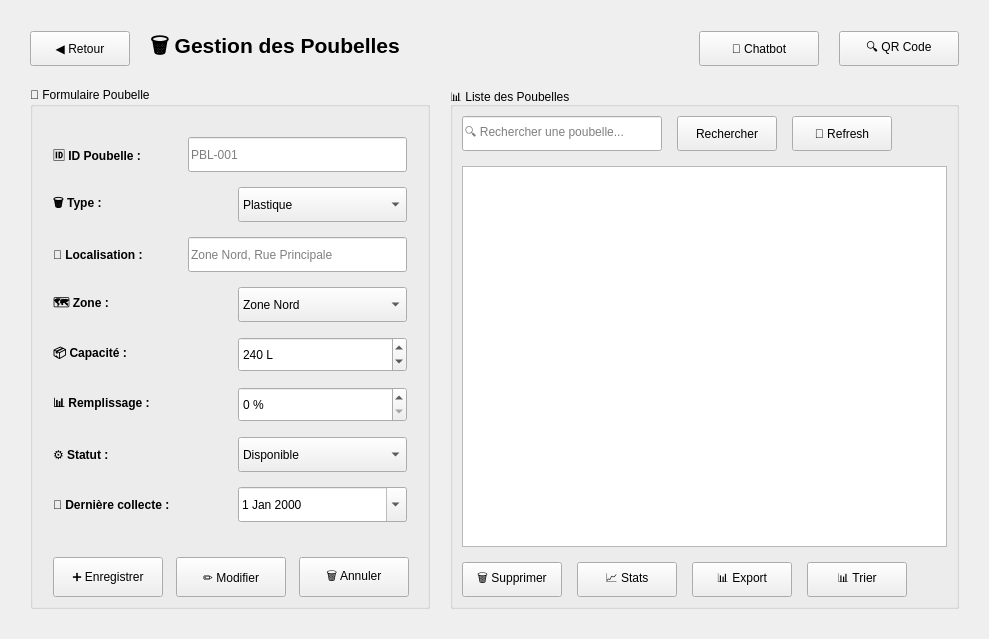
      <widget class="QWidget" name="pagePoubelles">
       <layout class="QVBoxLayout" name="layoutPoubelles">
        <property name="spacing">
         <number>20</number>
        </property>
        <property name="leftMargin">
         <number>30</number>
        </property>
        <property name="topMargin">
         <number>30</number>
        </property>
        <property name="rightMargin">
         <number>30</number>
        </property>
        <property name="bottomMargin">
         <number>30</number>
        </property>
        <item>
         <layout class="QHBoxLayout" name="headerPoubelles">
          <item>
           <widget class="QPushButton" name="btnRetourPoubelles">
            <property name="minimumSize">
             <size>
              <width>100</width>
              <height>35</height>
             </size>
            </property>
            <property name="text">
             <string>◀ Retour</string>
            </property>
           </widget>
          </item>
          <item>
           <widget class="QLabel" name="labelTitlePoubelles">
            <property name="font">
             <font>
              <pointsize>16</pointsize>
              <bold>true</bold>
             </font>
            </property>
            <property name="text">
             <string>🗑️ Gestion des Poubelles</string>
            </property>
           </widget>
          </item>
          <item>
           <spacer name="headerSpacerPoubelles">
            <property name="orientation">
             <enum>Qt::Orientation::Horizontal</enum>
            </property>
            <property name="sizeHint" stdset="0">
             <size>
              <width>40</width>
              <height>20</height>
             </size>
            </property>
           </spacer>
          </item>
          <item>
           <widget class="QPushButton" name="btnChatbotPoubelles">
            <property name="minimumSize">
             <size>
              <width>120</width>
              <height>35</height>
             </size>
            </property>
            <property name="text">
             <string>🤖 Chatbot</string>
            </property>
           </widget>
          </item>
          <item>
           <widget class="QPushButton" name="btnQRCode">
            <property name="minimumSize">
             <size>
              <width>120</width>
              <height>35</height>
             </size>
            </property>
            <property name="text">
             <string>🔍 QR Code</string>
            </property>
           </widget>
          </item>
         </layout>
        </item>
        <item>
         <layout class="QHBoxLayout" name="contentPoubelles">
          <property name="spacing">
           <number>20</number>
          </property>
          <item>
           <widget class="QGroupBox" name="groupBoxPoubelles">
            <property name="minimumSize">
             <size>
              <width>400</width>
              <height>0</height>
             </size>
            </property>
            <property name="maximumSize">
             <size>
              <width>400</width>
              <height>16777215</height>
             </size>
            </property>
            <property name="title">
             <string>📝 Formulaire Poubelle</string>
            </property>
            <layout class="QVBoxLayout" name="formLayoutPoubelles">
             <property name="spacing">
              <number>15</number>
             </property>
             <property name="leftMargin">
              <number>20</number>
             </property>
             <property name="topMargin">
              <number>30</number>
             </property>
             <property name="rightMargin">
              <number>20</number>
             </property>
             <item>
              <layout class="QHBoxLayout" name="layoutIdPoubelle">
               <item>
                <widget class="QLabel" name="labelIdPoubelle">
                 <property name="minimumSize">
                  <size>
                   <width>120</width>
                   <height>30</height>
                  </size>
                 </property>
                 <property name="font">
                  <font>
                   <bold>true</bold>
                  </font>
                 </property>
                 <property name="text">
                  <string>🆔 ID Poubelle :</string>
                 </property>
                </widget>
               </item>
               <item>
                <widget class="QLineEdit" name="idPoubelle">
                 <property name="minimumSize">
                  <size>
                   <width>0</width>
                   <height>35</height>
                  </size>
                 </property>
                 <property name="placeholderText">
                  <string>PBL-001</string>
                 </property>
                </widget>
               </item>
              </layout>
             </item>
             <item>
              <layout class="QHBoxLayout" name="layoutTypePoubelle">
               <item>
                <widget class="QLabel" name="labelTypePoubelle">
                 <property name="minimumSize">
                  <size>
                   <width>120</width>
                   <height>30</height>
                  </size>
                 </property>
                 <property name="font">
                  <font>
                   <bold>true</bold>
                  </font>
                 </property>
                 <property name="text">
                  <string>🗑️ Type :</string>
                 </property>
                </widget>
               </item>
               <item>
                <widget class="QComboBox" name="typePoubelle">
                 <property name="minimumSize">
                  <size>
                   <width>0</width>
                   <height>35</height>
                  </size>
                 </property>
                 <item>
                  <property name="text">
                   <string>Plastique</string>
                  </property>
                 </item>
                 <item>
                  <property name="text">
                   <string>Verre</string>
                  </property>
                 </item>
                 <item>
                  <property name="text">
                   <string>Papier</string>
                  </property>
                 </item>
                 <item>
                  <property name="text">
                   <string>Métal</string>
                  </property>
                 </item>
                 <item>
                  <property name="text">
                   <string>Déchets organiques</string>
                  </property>
                 </item>
                 <item>
                  <property name="text">
                   <string>Déchets généraux</string>
                  </property>
                 </item>
                </widget>
               </item>
              </layout>
             </item>
             <item>
              <layout class="QHBoxLayout" name="layoutLocalisationPoubelle">
               <item>
                <widget class="QLabel" name="labelLocalisationPoubelle">
                 <property name="minimumSize">
                  <size>
                   <width>120</width>
                   <height>30</height>
                  </size>
                 </property>
                 <property name="font">
                  <font>
                   <bold>true</bold>
                  </font>
                 </property>
                 <property name="text">
                  <string>📍 Localisation :</string>
                 </property>
                </widget>
               </item>
               <item>
                <widget class="QLineEdit" name="localisationPoubelle">
                 <property name="minimumSize">
                  <size>
                   <width>0</width>
                   <height>35</height>
                  </size>
                 </property>
                 <property name="placeholderText">
                  <string>Zone Nord, Rue Principale</string>
                 </property>
                </widget>
               </item>
              </layout>
             </item>
             <item>
              <layout class="QHBoxLayout" name="layoutZonePoubelle">
               <item>
                <widget class="QLabel" name="labelZonePoubelle">
                 <property name="minimumSize">
                  <size>
                   <width>120</width>
                   <height>30</height>
                  </size>
                 </property>
                 <property name="font">
                  <font>
                   <bold>true</bold>
                  </font>
                 </property>
                 <property name="text">
                  <string>🗺️ Zone :</string>
                 </property>
                </widget>
               </item>
               <item>
                <widget class="QComboBox" name="zonePoubelle">
                 <property name="minimumSize">
                  <size>
                   <width>0</width>
                   <height>35</height>
                  </size>
                 </property>
                 <item>
                  <property name="text">
                   <string>Zone Nord</string>
                  </property>
                 </item>
                 <item>
                  <property name="text">
                   <string>Zone Sud</string>
                  </property>
                 </item>
                 <item>
                  <property name="text">
                   <string>Zone Est</string>
                  </property>
                 </item>
                 <item>
                  <property name="text">
                   <string>Zone Ouest</string>
                  </property>
                 </item>
                 <item>
                  <property name="text">
                   <string>Centre</string>
                  </property>
                 </item>
                </widget>
               </item>
              </layout>
             </item>
             <item>
              <layout class="QHBoxLayout" name="layoutCapacitePoubelle">
               <item>
                <widget class="QLabel" name="labelCapacitePoubelle">
                 <property name="minimumSize">
                  <size>
                   <width>120</width>
                   <height>30</height>
                  </size>
                 </property>
                 <property name="font">
                  <font>
                   <bold>true</bold>
                  </font>
                 </property>
                 <property name="text">
                  <string>📦 Capacité :</string>
                 </property>
                </widget>
               </item>
               <item>
                <widget class="QSpinBox" name="capacitePoubelle">
                 <property name="minimumSize">
                  <size>
                   <width>0</width>
                   <height>35</height>
                  </size>
                 </property>
                 <property name="suffix">
                  <string> L</string>
                 </property>
                 <property name="maximum">
                  <number>5000</number>
                 </property>
                 <property name="value">
                  <number>240</number>
                 </property>
                </widget>
               </item>
              </layout>
             </item>
             <item>
              <layout class="QHBoxLayout" name="layoutRemplissagePoubelle">
               <item>
                <widget class="QLabel" name="labelRemplissagePoubelle">
                 <property name="minimumSize">
                  <size>
                   <width>120</width>
                   <height>30</height>
                  </size>
                 </property>
                 <property name="font">
                  <font>
                   <bold>true</bold>
                  </font>
                 </property>
                 <property name="text">
                  <string>📊 Remplissage :</string>
                 </property>
                </widget>
               </item>
               <item>
                <widget class="QSpinBox" name="remplissagePoubelle">
                 <property name="minimumSize">
                  <size>
                   <width>0</width>
                   <height>35</height>
                  </size>
                 </property>
                 <property name="suffix">
                  <string> %</string>
                 </property>
                 <property name="maximum">
                  <number>100</number>
                 </property>
                 <property name="value">
                  <number>0</number>
                 </property>
                </widget>
               </item>
              </layout>
             </item>
             <item>
              <layout class="QHBoxLayout" name="layoutStatutPoubelle">
               <item>
                <widget class="QLabel" name="labelStatutPoubelle">
                 <property name="minimumSize">
                  <size>
                   <width>120</width>
                   <height>30</height>
                  </size>
                 </property>
                 <property name="font">
                  <font>
                   <bold>true</bold>
                  </font>
                 </property>
                 <property name="text">
                  <string>⚙️ Statut :</string>
                 </property>
                </widget>
               </item>
               <item>
                <widget class="QComboBox" name="statutPoubelle">
                 <property name="minimumSize">
                  <size>
                   <width>0</width>
                   <height>35</height>
                  </size>
                 </property>
                 <item>
                  <property name="text">
                   <string>Disponible</string>
                  </property>
                 </item>
                 <item>
                  <property name="text">
                   <string>Plein</string>
                  </property>
                 </item>
                 <item>
                  <property name="text">
                   <string>En maintenance</string>
                  </property>
                 </item>
                 <item>
                  <property name="text">
                   <string>Hors service</string>
                  </property>
                 </item>
                </widget>
               </item>
              </layout>
             </item>
             <item>
              <layout class="QHBoxLayout" name="layoutDatePoubelle">
               <item>
                <widget class="QLabel" name="labelDatePoubelle">
                 <property name="minimumSize">
                  <size>
                   <width>120</width>
                   <height>30</height>
                  </size>
                 </property>
                 <property name="font">
                  <font>
                   <bold>true</bold>
                  </font>
                 </property>
                 <property name="text">
                  <string>📅 Dernière collecte :</string>
                 </property>
                </widget>
               </item>
               <item>
                <widget class="QDateEdit" name="datePoubelle">
                 <property name="minimumSize">
                  <size>
                   <width>0</width>
                   <height>35</height>
                  </size>
                 </property>
                 <property name="calendarPopup">
                  <bool>true</bool>
                 </property>
                </widget>
               </item>
              </layout>
             </item>
             <item>
              <spacer name="formSpacerPoubelles">
               <property name="orientation">
                <enum>Qt::Orientation::Vertical</enum>
               </property>
               <property name="sizeHint" stdset="0">
                <size>
                 <width>20</width>
                 <height>20</height>
                </size>
               </property>
              </spacer>
             </item>
             <item>
              <layout class="QHBoxLayout" name="buttonsFormPoubelles">
               <item>
                <widget class="QPushButton" name="btnEnregistrerPoubelle">
                 <property name="minimumSize">
                  <size>
                   <width>110</width>
                   <height>40</height>
                  </size>
                 </property>
                 <property name="text">
                  <string>➕ Enregistrer</string>
                 </property>
                </widget>
               </item>
               <item>
                <widget class="QPushButton" name="btnModifierPoubelle">
                 <property name="minimumSize">
                  <size>
                   <width>110</width>
                   <height>40</height>
                  </size>
                 </property>
                 <property name="text">
                  <string>✏️ Modifier</string>
                 </property>
                </widget>
               </item>
               <item>
                <widget class="QPushButton" name="btnAnnulerPoubelle">
                 <property name="minimumSize">
                  <size>
                   <width>110</width>
                   <height>40</height>
                  </size>
                 </property>
                 <property name="text">
                  <string>🗑️ Annuler</string>
                 </property>
                </widget>
               </item>
              </layout>
             </item>
            </layout>
           </widget>
          </item>
          <item>
           <widget class="QGroupBox" name="groupBoxTablePoubelles">
            <property name="title">
             <string>📊 Liste des Poubelles</string>
            </property>
            <layout class="QVBoxLayout" name="tableLayoutPoubelles">
             <property name="spacing">
              <number>15</number>
             </property>
             <item>
              <layout class="QHBoxLayout" name="toolbarPoubelles">
               <item>
                <widget class="QLineEdit" name="recherchePoubelle">
                 <property name="minimumSize">
                  <size>
                   <width>200</width>
                   <height>35</height>
                  </size>
                 </property>
                 <property name="placeholderText">
                  <string>🔍 Rechercher une poubelle...</string>
                 </property>
                </widget>
               </item>
               <item>
                <widget class="QPushButton" name="btnRechercherPoubelle">
                 <property name="minimumSize">
                  <size>
                   <width>100</width>
                   <height>35</height>
                  </size>
                 </property>
                 <property name="text">
                  <string>Rechercher</string>
                 </property>
                </widget>
               </item>
               <item>
                <widget class="QPushButton" name="btnRefreshPoubelle">
                 <property name="minimumSize">
                  <size>
                   <width>100</width>
                   <height>35</height>
                  </size>
                 </property>
                 <property name="text">
                  <string>🔄 Refresh</string>
                 </property>
                </widget>
               </item>
               <item>
                <spacer name="toolbarSpacerPoubelles">
                 <property name="orientation">
                  <enum>Qt::Orientation::Horizontal</enum>
                 </property>
                 <property name="sizeHint" stdset="0">
                  <size>
                   <width>40</width>
                   <height>20</height>
                  </size>
                 </property>
                </spacer>
               </item>
              </layout>
             </item>
             <item>
              <widget class="QTableView" name="tableViewPoubelles">
               <property name="minimumSize">
                <size>
                 <width>0</width>
                 <height>300</height>
                </size>
               </property>
               <property name="alternatingRowColors">
                <bool>true</bool>
               </property>
               <property name="selectionBehavior">
                <enum>QAbstractItemView::SelectionBehavior::SelectRows</enum>
               </property>
              </widget>
             </item>
             <item>
              <layout class="QHBoxLayout" name="actionButtonsPoubelles">
               <item>
                <widget class="QPushButton" name="btnSupprimerPoubelle">
                 <property name="minimumSize">
                  <size>
                   <width>100</width>
                   <height>35</height>
                  </size>
                 </property>
                 <property name="text">
                  <string>🗑️ Supprimer</string>
                 </property>
                </widget>
               </item>
               <item>
                <widget class="QPushButton" name="btnStatistiquesPoubelles">
                 <property name="minimumSize">
                  <size>
                   <width>100</width>
                   <height>35</height>
                  </size>
                 </property>
                 <property name="text">
                  <string>📈 Stats</string>
                 </property>
                </widget>
               </item>
               <item>
                <widget class="QPushButton" name="btnExportPoubelle">
                 <property name="minimumSize">
                  <size>
                   <width>100</width>
                   <height>35</height>
                  </size>
                 </property>
                 <property name="text">
                  <string>📊 Export</string>
                 </property>
                </widget>
               </item>
               <item>
                <widget class="QPushButton" name="btnTrierPoubelle">
                 <property name="minimumSize">
                  <size>
                   <width>100</width>
                   <height>35</height>
                  </size>
                 </property>
                 <property name="text">
                  <string>📊 Trier</string>
                 </property>
                </widget>
               </item>
               <item>
                <spacer name="actionSpacerPoubelles">
                 <property name="orientation">
                  <enum>Qt::Orientation::Horizontal</enum>
                 </property>
                 <property name="sizeHint" stdset="0">
                  <size>
                   <width>40</width>
                   <height>20</height>
                  </size>
                 </property>
                </spacer>
               </item>
              </layout>
             </item>
            </layout>
           </widget>
          </item>
         </layout>
        </item>
       </layout>
      </widget>
